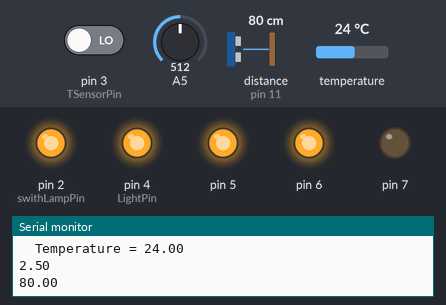
Recording of a sketch running on a simulated Arduino Uno, built with avr-gcc and run on an emulated ATmega328P. Shown: output pins drawn as LEDs (lit = HIGH), the last lines printed to the serial monitor. The inputs (shaded band) are chosen by the test bench; at power-on: distance to the obstacle (sensor on pin 11) 80 cm, temperature 24 °C, A5 = 512, pin 3 (TSensorPin) LOW. The echo pulse lasts 58.3 µs per cm.

Above: at 1.4 s.
1.5 s: distance to the obstacle (sensor on pin 11) set to 42 cm
3.1 s: distance to the obstacle (sensor on pin 11) set to 36 cm
At 3.6 s:
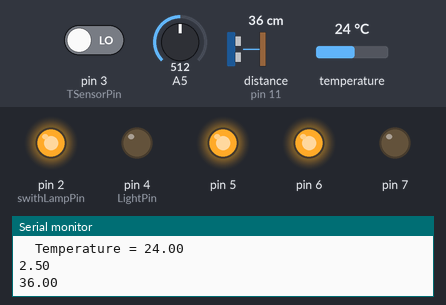
4.7 s: temperature set to 20.4 °C
6.3 s: temperature set to 19.2 °C
At 7.0 s:
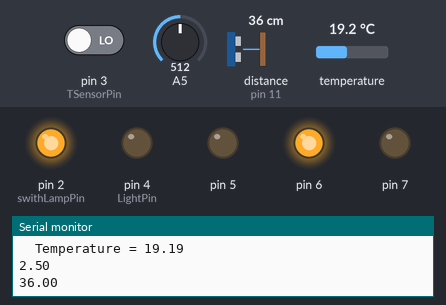
7.9 s: A5 set to 0
At 9.0 s:
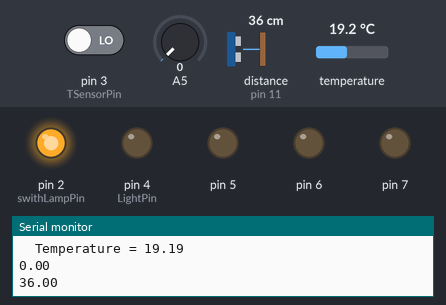
9.8 s: pin 3 (TSensorPin) driven HIGH
At 13.7 s:
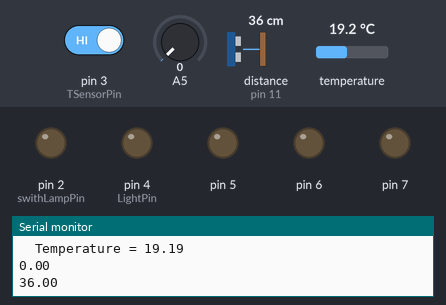
Timing chart, 0 to 14.1 s (numbered marks = the images above; inputs shaded):
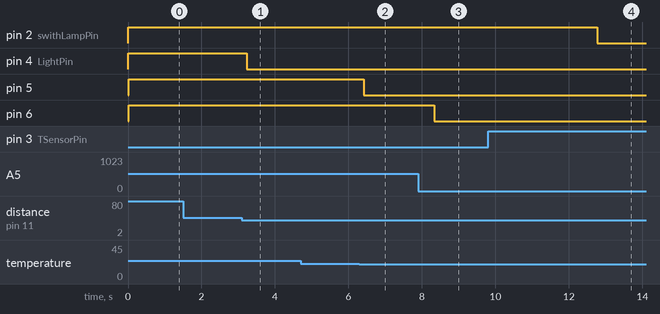

Measured:
- the behaviour switches between 40 and 39 cm on distance to the obstacle (sensor on pin 11) (found by bisection; images 0 and 1)
- the behaviour switches between 20 and 19.9 °C on temperature (found by bisection; images 1 and 2)
- after the input at 3.1 s, pin 4 (LightPin): HIGH → LOW after 0.13 s
- after the input at 6.3 s, pin 5: HIGH → LOW after 0.12 s
- after the input at 7.9 s, pin 6: HIGH → LOW after 0.43 s
- after the input at 9.8 s, pin 2 (swithLampPin): HIGH → LOW after 3.0 s

The sketch:

Ard2d3.ino
```cpp
/*
 Name:		Ard2d3.ino
 Created:	11.06.2017 9:36:08
 Author:	volv
*/

#include "SmartDelay.h"
#include <Wire.h>
#include <OneWire.h>
#include <Ultrasonic.h>
Ultrasonic ultrasonic(12, 11); // Trig - 12, Echo - 11


OneWire  ds(10);  // on pin 10 (a 4.7K resistor is necessary)

// ðàñïèíîâêà êîíòàêòîâ
#define TSensorPin 3 // ïèí äëÿ äàò÷èêà êàñàíèÿ
#define LightPin 4 // ïèí äëÿ ëàìïî÷êè
int swithLampPin = 2; // ïèí äëÿ âêëþ÷åíèÿ ïðîæåêòîðà
bool PompIsOn = false; // ïåðåìåíàÿ "ãîðèò ëè ëàìïî÷êà è âîäà"
bool LampIsOn = false; // ïåðåìåíàÿ "âêëþ÷åí ëè ñâåò?"

SmartDelay LampDelay(2000000UL); // Ïàóçà äëÿ êíîïêè ëàìïû
SmartDelay PompDelay(3000000UL); // Ïàóçà äëÿ ïîìïû è ëàìïî÷êè

void setup(void) {
	Serial.begin(9600);
	pinMode(TSensorPin, INPUT);
	pinMode(swithLampPin, OUTPUT);
	digitalWrite(swithLampPin, HIGH);
	pinMode(LightPin, OUTPUT);
	digitalWrite(LightPin, HIGH);
	pinMode(5, OUTPUT);
	pinMode(6, OUTPUT);
	pinMode(7, OUTPUT);
	pinMode(A5, INPUT);
}

void loop(void) {
	int inputCod;           // êîä âõîäíîãî íàïðÿæåíèÿ
	float inputVoltage; // âõîäíîå íàïðÿæåíèå â Â
	byte i;
	byte present = 0;
	byte type_s;
	byte data[12];
	byte addr[8];
	float celsius, fahrenheit;

	// ïðîâåðêà íàæàòèÿ ñåíñîðà

	int ctsValue = digitalRead(TSensorPin);
	// Serial.print(" TSensorPin = ");
	// Serial.println(ctsValue);
	if (ctsValue == HIGH && LampDelay.Now()) {


		if (!LampIsOn) {
			digitalWrite(swithLampPin, HIGH);

		}
		else
		{
			digitalWrite(swithLampPin, LOW);
		}
		LampIsOn = !LampIsOn;

	}
	if (!ds.search(addr)) {
		ds.reset_search();
		delay(600);
		return;
	}

	// the first ROM byte indicates which chip
	switch (addr[0]) {
	case 0x10:

		type_s = 1;
		break;
	case 0x28:

		type_s = 0;
		break;
	case 0x22:

		type_s = 0;
		break;
	default:
		delay(1);

	}

	ds.reset();
	ds.select(addr);
	ds.write(0x44, 1);        // start conversion, with parasite power on at the end


							  // maybe 750ms is enough, maybe not
							  // we might do a ds.depower() here, but the reset will take care of it.

	present = ds.reset();
	ds.select(addr);
	ds.write(0xBE);         // Read Scratchpad


	for (i = 0; i < 9; i++) {           // we need 9 bytes
		data[i] = ds.read();
	}

	//           ÊÀÊÈÅ-ÒÎ ÕÈÒÐÛÅ ÂÛ×ÈÑËÅÍÈß
	//-----------------------------------------------------------
	// Convert the data to actual temperature
	// because the result is a 16 bit signed integer, it should
	// be stored to an "int16_t" type, which is always 16 bits
	// even when compiled on a 32 bit processor.
	int16_t raw = (data[1] << 8) | data[0];
	if (type_s) {
		raw = raw << 3; // 9 bit resolution default
		if (data[7] == 0x10) {
			// "count remain" gives full 12 bit resolution
			raw = (raw & 0xFFF0) + 12 - data[6];
		}
	}
	else {
		byte cfg = (data[4] & 0x60);
		// at lower res, the low bits are undefined, so let's zero them
		if (cfg == 0x00) raw = raw & ~7;  // 9 bit resolution, 93.75 ms
		else if (cfg == 0x20) raw = raw & ~3; // 10 bit res, 187.5 ms
		else if (cfg == 0x40) raw = raw & ~1; // 11 bit res, 375 ms
											  //// default is 12 bit resolution, 750 ms conversion time
											  //---------------------------------------------------------
	}
	celsius = (float)raw / 16.0;
	Serial.print("  Temperature = ");
	Serial.println(celsius);
	if (celsius<20.00 && celsius != 0) {
		digitalWrite(5, LOW); // Âêëþ÷àåì ðåëå(ïîäîãðåâ) åñëè òåìïåðàòóðà(âîäà) < 20 ãðàäóñîâ
	}
	else if (celsius>23.00) {
		digitalWrite(5, HIGH);// Âûêëþ÷àåì ðåëå(ïîäîãðåâ) åñëè òåìïåðàòóðà(âîäà) > 23 ãðàäóñîâ
	}
	inputCod = analogRead(A5); // ÷òåíèå íàïðÿæåíèÿ íà âõîäå A5
	inputVoltage = ((float)inputCod * 5. / 1024.);
	Serial.println(inputVoltage);
	if (inputVoltage == 0.00) {
		digitalWrite(6, LOW); // Âêëþ÷àåì ðåëå (íàñîñ) åñëè òîêà (âîäû) íåò
	}
	else if (inputVoltage != 0.00 && inputVoltage > 0.00) {
		digitalWrite(6, HIGH); // Âûêëþ÷àåì ðåëå (íàñîñ) åñëè òîê (âîäà) åñòü
	}
	float dist_cm = ultrasonic.distanceRead(CM); // äèñòàíöèÿ â ñì
	Serial.println(dist_cm);// âûâîäèì äèñòàíöèþ â ïîðò

	if (dist_cm < 40) {
		PompIsOn = true;
		PompDelay.Wait();
		digitalWrite(LightPin, LOW);
	}
	if (PompIsOn && PompDelay.Now()) {
		PompIsOn = false;
		digitalWrite(LightPin, HIGH);
	}


	/*
	if (dist_cm < 35) {
		digitalWrite(7, LOW); // Âêëþ÷àåì ðåëå (íàñîñ) åñëè äàò÷èê ïîêàçûâàåò < 30ñì
		delay(3000);

	}
	if (dist_cm > 35) {
		digitalWrite(7, HIGH); // Âûêëþ÷àåì ðåëå (íàñîñ) åñëè äàò÷èê ïîêàçûâàåò >  30ñì
	}
	*/
}
```

SmartDelay.cpp
```cpp
#include "SmartDelay.h"


SmartDelay::SmartDelay(unsigned long tick) {

	smMicros = tick;

	state = SMART_DELAY_START;

}


int SmartDelay::Now() {

	unsigned long mcs = micros();

	// Âàæíî ïîìíèòü ïðî ïåðåïîëíåíèå öåëîãî!

	if (mcs - smLast < smMicros)

		return false;


	smLast = mcs;

	return (state == SMART_DELAY_START);

}


unsigned long SmartDelay::Get() const {

	return smMicros;

}


unsigned long SmartDelay::Set(unsigned long tick) {

	unsigned long old = smMicros;

	smMicros = tick;

	return old;

}


unsigned long SmartDelay::Wait() {

	unsigned long old = smMicros;

	smLast = micros();

	return old;

}


unsigned long SmartDelay::Reset() {

	unsigned long old = smMicros;

	smLast = 0; // ïðî ïåðåïîëíåíèå öåëîãî ïîìíèòü!

	return old;

}


unsigned long SmartDelay::Start() {

	unsigned long old = smMicros;

	state = SMART_DELAY_START;

	return old;

}


unsigned long SmartDelay::Stop() {

	unsigned long old = smMicros;

	state = SMART_DELAY_STOP;

	return old;

}


// OOP methods

void SmartDelay::run() {

	if (Now()) Process();

}

void SmartDelay::Process() {}

// end of Smart Delay class definition
```

SmartDelay.h
```cpp
#ifndef SMART_DELAY_H

#define SMART_DELAY_H


#if ARDUINO >= 100

#include <Arduino.h>

#endif


class SmartDelay {

private:

	enum SMART_DELAY_STATE {

		SMART_DELAY_START = 0,

		SMART_DELAY_STOP

	};


	unsigned long smMicros;

	unsigned long smLast;

	unsigned char state;


public:

	SmartDelay() {

		smMicros = 0;

		state = SMART_DELAY_START;

	};

	SmartDelay(const SmartDelay& rhs);

	SmartDelay& operator= (const SmartDelay& rhs);

	SmartDelay(unsigned long tick);


	int           Now();

	unsigned long Get() const;

	unsigned long Set(unsigned long tick);

	unsigned long Wait();

	unsigned long Reset();

	unsigned long Stop();

	unsigned long Start();


	// OOP methods

	void run(); // to pun into loop()

	virtual void Process(); // to overload

};


#define SMART_DELAY_PROCESSES(name, ...) SmartDelay *name[]={__VA_ARGS__}

#define SMART_DELAY_PROCCOUNT(name) (sizeof(name)/sizeof(SmartDelay*))

#define COOPTASK(name, ...) SMART_DELAY_PROCESSES(Proc_Pointers_Array_name, __VA_ARGS__); coopTask name(Proc_Pointers_Array_name, SMART_DELAY_PROCCOUNT(Proc_Pointers_Array_name))


class coopTask {

private:

	SmartDelay **p;

	unsigned int count;

public:

	coopTask() {};

	coopTask(SmartDelay **arr, unsigned int c) {

		p = arr;

		count = c;

	}

	void run() {

		for (int i = 0; i < count; i++) p[i]->run();

	}

};


#endif
```
